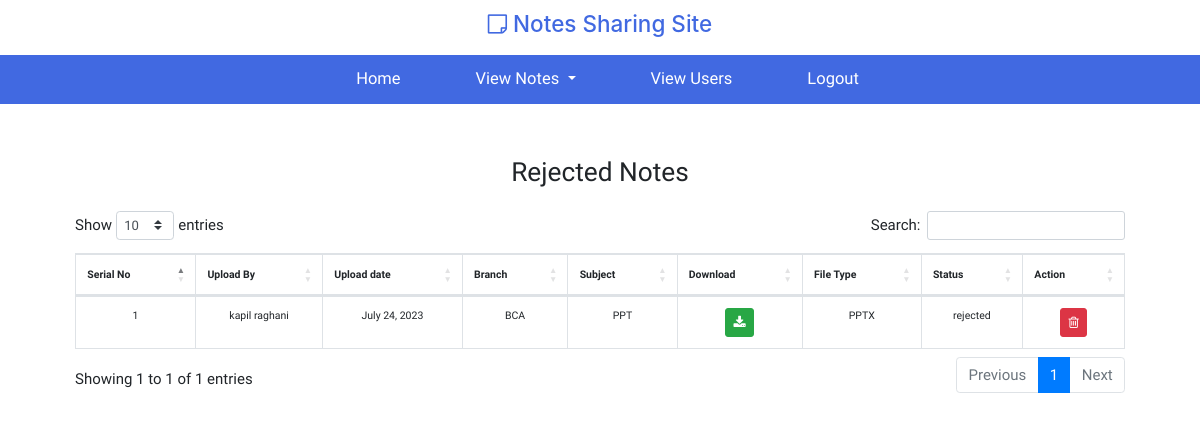
/view-notes/rejected (signed in), run on the app's committed database.
### notes/models.py (models this page shows, shortened)
class Note(models.Model):
    user=models.ForeignKey(User,on_delete=models.CASCADE)
    uploadDate=models.DateField()
    branch=models.CharField(max_length=30)
    subject=models.CharField(max_length=30)
    NotesFile=models.FileField(upload_to="docs")
    type=models.CharField(max_length=30)
    Decription=models.CharField(max_length=100,null=True)
    status=models.CharField(max_length=20)

### notes/views.py (the view)
# urls.py: path("view-notes/rejected", rejectedNotes, name="rejectedNotes"),
def rejectedNotes(request):
    if not request.user.is_authenticated:
        return render("adminLogin")
    notes = Note.objects.filter(status="rejected")
    d = {"notes": notes}
    return render(request, "rejectedNotes.html", d)

### notes/templates/rejectedNotes.html (shortened to what this page needs)
{% extends 'adminNavigation.html'%}
{% load static %}
{% block body %}
<link rel="stylesheet" href="https://cdnjs.cloudflare.com/ajax/libs/twitter-bootstrap/4.5.2/css/bootstrap.css">
<link rel="stylesheet" href="https://cdn.datatables.net/1.13.5/css/dataTables.bootstrap4.min.css">
<link rel="stylesheet" href="{% static 'css/style.css'%}">
<link rel="stylesheet" href="{% static 'css/admin.css'%}">
<div class="container mt-2 p-5">
    <div class="row">
        <div class="col-12 text-center ">
            <h3>Rejected Notes </h3>
        </div>
        <div class="col-12  mt-3 overflow-auto">
            <table class="table table-bordered text-center" id="viewNotes">
                <thead>
                    <tr>
                        <th>Serial No</th>
                        <th>Upload By</th>
                        <th>Upload date</th>
                        <th>Branch</th>
                        <th>Subject</th>
                        <th>Download</th>
                        <th>File Type</th>
                        <th>Status</th>
                        <th>Action</th>
                     </tr>
                </thead>
                <tbody>
                    {% for i in notes %}
                    <tr>
                        <td>{{forloop.counter}}</td>
                        <td>{{i.user.first_name}} {{i.user.last_name}}</td>
                        <td>{{i.uploadDate}}</td>
                        <td>{{i.branch}}</td>
                        <td>{{i.subject}}</td>
                        <td><a href="{{i.NotesFile.url}}" class="btn btn-success btn-sm" download><span
                            class="fa fa-download"></span></a></td>
                        <td>{{i.type}}</td>
                        <td>{{i.status}}</td>
                        <td><a href="{%url 'delPendingNotes' i.id%}" class="btn btn-sm btn-danger"><span
                            class="fa fa-trash-o"></span></a></td>
                    </tr>
                    {% endfor%}
                </tbody>
            </table>
        </div>
    </div>
</div>
{% endblock %}

### notes/static/css/admin.css (style rules this page uses)
@media screen and (max-width:1400px) { html { font-size: 15px !important; } }

### notes/static/css/style.css (style rules this page uses)
* { font-family: 'Geologica', sans-serif; }
html { font-size: 13px; }
body { margin: 0; padding: 0; }

### notes/templates/rejectedNotes.html (style rules this page uses)
table { font-size: .7rem; width: 100%; }

### data on the page
Note: user.first_name "kapil", user.last_name "raghani", uploadDate "July 24, 2023", branch "BCA", subject "PPT", type "PPTX", status "rejected"
